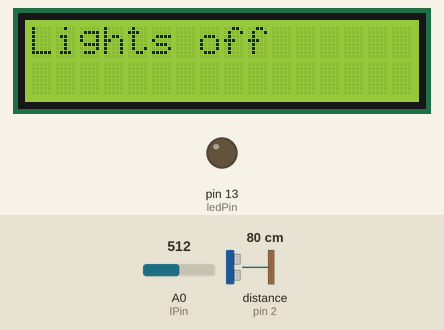
The sketch below on a simulated Arduino Uno, built with avr-gcc and run on an emulated ATmega328P. Shown: 16×2 character LCD, output pins drawn as LEDs (lit = HIGH). The test bench sets the inputs (shaded band); at power-on: A0 (lPin) = 512, distance to the obstacle (sensor on pin 2) 80 cm. The echo pulse lasts 58.3 µs per cm; what the sketch prints to the serial monitor is not drawn.

Above: at 1.2 s.
1.3 s: A0 (lPin) set to 210
3.0 s: distance to the obstacle (sensor on pin 2) set to 53 cm
6.0 s: distance to the obstacle (sensor on pin 2) set to 46 cm
At 7.3 s:
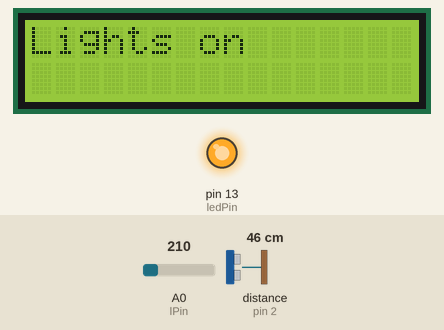
7.6 s: distance to the obstacle (sensor on pin 2) set to 60 cm
At 8.6 s:
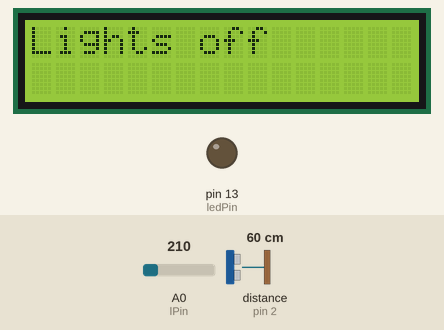
9.2 s: distance to the obstacle (sensor on pin 2) set to 9 cm
At 9.9 s:
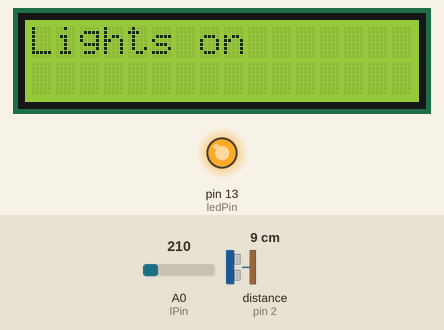
Timing chart, 0 to 11.8 s (numbered marks = the images above; inputs shaded):
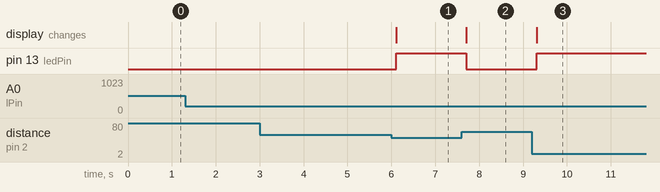

The sketch:

Den_thong_minh.ino
```cpp
#include <Ultrasonic.h>
#include <LiquidCrystal_I2C.h>
#include <Wire.h>

LiquidCrystal_I2C lcd(0x27, 16, 2);

const int trigPin = 3;
const int echoPin = 2;
const int lPin = A0;
const int ledPin = 13;
int distance;

Ultrasonic cbsa(trigPin, echoPin);

void setup() {
  Serial.begin(9600);
  lcd.init();
  lcd.backlight();
  pinMode(ledPin, OUTPUT);
}

void loop() {
  int lights = analogRead(lPin);
  lcd.setCursor(0,0);
  Serial.print("Light: ");
  Serial.println(lights);
  if (lights < 220) {
    distance = cbsa.read();
    Serial.print("Hypersonic: ");
    Serial.println(distance);
    if (distance <= 50) {
      lcd.print("Lights on ");
      digitalWrite(ledPin, HIGH);
    }
    else {
      lcd.print("Lights off");
      digitalWrite(ledPin, LOW);
    }
  }
  else {
    lcd.print("Lights off");
    digitalWrite(ledPin, LOW);
  }
  Serial.println("");
  delay(100);
}
```

Measured:
- the behaviour switches between 51 and 50 cm on distance to the obstacle (sensor on pin 2) (found by bisection; images 0 and 1)
- after the input at 1.3 s, every drawn part: stays the same
- after the input at 3.0 s, every drawn part: stays the same
- after the input at 6.0 s, pin 13 (ledPin): LOW → HIGH after 0.11 s; the display: changes after 0.11 s (image 1)
- after the input at 7.6 s, pin 13 (ledPin): HIGH → LOW after 0.11 s; the display: changes after 0.11 s (image 2)
- after the input at 9.2 s, pin 13 (ledPin): LOW → HIGH after 0.11 s; the display: changes after 0.11 s (image 3)
